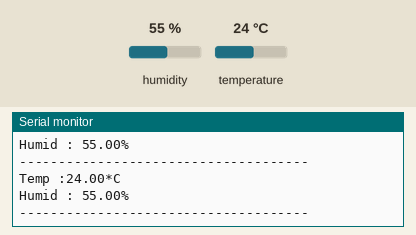
This sketch was run on a simulated ESP8266 (NodeMCU). Shown: the last lines printed to the serial monitor. The test bench sets the inputs (shaded band); at power-on: humidity 55 %, temperature 24 °C.

Above: at 2.8 s.
2.9 s: humidity set to 22 %
At 5.0 s:
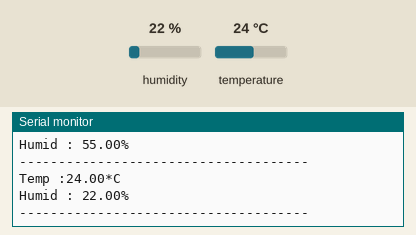
5.6 s: temperature set to 12 °C
At 6.4 s:
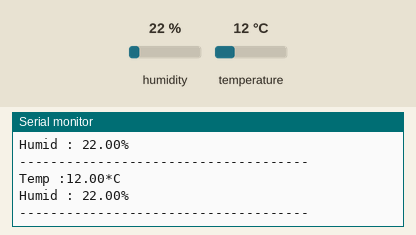
8.3 s: humidity set to 40 %
At 11.6 s:
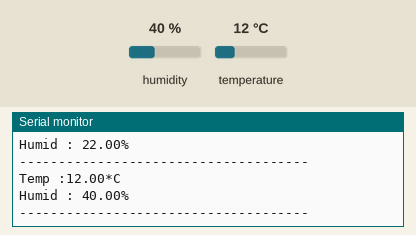
Timing chart, 0 to 13.1 s (numbered marks = the images above; inputs shaded):
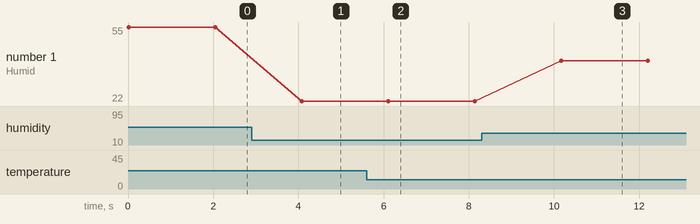

Measured:
- after the input at 2.9 s, the serial monitor: prints a new line after 1.2 s (image 1)
- after the input at 5.6 s, the serial monitor: prints a new line after 0.51 s (image 2)
- after the input at 8.3 s, the serial monitor: prints a new line after 1.9 s (image 3)
- plotted number 1: 55 → 22 after the input at 2.9 s, 22 → 40 after the input at 8.3 s

The sketch:

DHT11.ino
```cpp
#include <DHT.h>
#define DHTPIN D2
#define DHTTYPE DHT11

DHT dht(DHTPIN, DHTTYPE);
void setup() {
  dht.begin();
  Serial.println("DHT11 Test!");
  Serial.begin(9600);
}

void loop() {
  float t = dht.readTemperature();
  float h = dht.readHumidity();
  if(isnan(t)||isnan(h)){
    Serial.println("Failed!");
  }
  else{
    Serial.print("Temp :");
    Serial.print(t);
    Serial.println("*C");
    Serial.print("Humid : ");
    Serial.print(h);
    Serial.println("%");
    Serial.println("-------------------------------------");
  }
  delay(2000);

}
```
